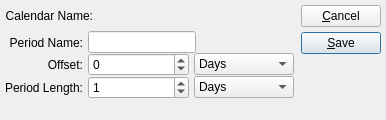
<?xml version="1.0" encoding="UTF-8"?>
<ui version="4.0">
 <comment>This file is part of the xTuple ERP: PostBooks Edition, a free and
open source Enterprise Resource Planning software suite,
Copyright (c) 1999-2019 by OpenMFG LLC, d/b/a xTuple.
It is licensed to you under the Common Public Attribution License
version 1.0, the full text of which (including xTuple-specific Exhibits)
is available at www.xtuple.com/CPAL.  By using this software, you agree
to be bound by its terms.</comment>
 <class>relativeCalendarItem</class>
 <widget class="QDialog" name="relativeCalendarItem">
  <property name="geometry">
   <rect>
    <x>0</x>
    <y>0</y>
    <width>386</width>
    <height>120</height>
   </rect>
  </property>
  <property name="windowTitle">
   <string>Relative Calendar Item</string>
  </property>
  <layout class="QHBoxLayout">
   <property name="spacing">
    <number>7</number>
   </property>
   <property name="margin">
    <number>5</number>
   </property>
   <item>
    <layout class="QVBoxLayout">
     <property name="spacing">
      <number>0</number>
     </property>
     <property name="margin">
      <number>0</number>
     </property>
     <item>
      <layout class="QVBoxLayout">
       <property name="spacing">
        <number>5</number>
       </property>
       <property name="margin">
        <number>0</number>
       </property>
       <item>
        <layout class="QHBoxLayout">
         <property name="spacing">
          <number>5</number>
         </property>
         <property name="margin">
          <number>0</number>
         </property>
         <item>
          <widget class="QLabel" name="_calendarNameLit">
           <property name="text">
            <string>Calendar Name:</string>
           </property>
           <property name="alignment">
            <set>Qt::AlignRight|Qt::AlignTrailing|Qt::AlignVCenter</set>
           </property>
          </widget>
         </item>
         <item>
          <widget class="QLabel" name="_calendarName">
           <property name="sizePolicy">
            <sizepolicy hsizetype="Expanding" vsizetype="Preferred">
             <horstretch>0</horstretch>
             <verstretch>0</verstretch>
            </sizepolicy>
           </property>
           <property name="text">
            <string/>
           </property>
           <property name="alignment">
            <set>Qt::AlignLeading|Qt::AlignLeft|Qt::AlignVCenter</set>
           </property>
          </widget>
         </item>
        </layout>
       </item>
       <item>
        <layout class="QHBoxLayout">
         <property name="spacing">
          <number>5</number>
         </property>
         <property name="margin">
          <number>0</number>
         </property>
         <item>
          <layout class="QVBoxLayout">
           <property name="spacing">
            <number>0</number>
           </property>
           <property name="margin">
            <number>0</number>
           </property>
           <item>
            <widget class="QLabel" name="_periodNameLit">
             <property name="text">
              <string>Period Name:</string>
             </property>
             <property name="alignment">
              <set>Qt::AlignRight|Qt::AlignTrailing|Qt::AlignVCenter</set>
             </property>
            </widget>
           </item>
           <item>
            <widget class="QLabel" name="_offsetLit">
             <property name="text">
              <string>Offset:</string>
             </property>
             <property name="alignment">
              <set>Qt::AlignRight|Qt::AlignTrailing|Qt::AlignVCenter</set>
             </property>
            </widget>
           </item>
           <item>
            <widget class="QLabel" name="_periodLengthLit">
             <property name="text">
              <string>Period Length:</string>
             </property>
             <property name="alignment">
              <set>Qt::AlignRight|Qt::AlignTrailing|Qt::AlignVCenter</set>
             </property>
            </widget>
           </item>
          </layout>
         </item>
         <item>
          <layout class="QVBoxLayout">
           <property name="spacing">
            <number>0</number>
           </property>
           <property name="margin">
            <number>0</number>
           </property>
           <item>
            <layout class="QHBoxLayout">
             <property name="spacing">
              <number>0</number>
             </property>
             <property name="margin">
              <number>0</number>
             </property>
             <item>
              <widget class="XLineEdit" name="_name"/>
             </item>
             <item>
              <spacer>
               <property name="orientation">
                <enum>Qt::Horizontal</enum>
               </property>
               <property name="sizeType">
                <enum>QSizePolicy::Expanding</enum>
               </property>
               <property name="sizeHint" stdset="0">
                <size>
                 <width>20</width>
                 <height>20</height>
                </size>
               </property>
              </spacer>
             </item>
            </layout>
           </item>
           <item>
            <layout class="QHBoxLayout">
             <property name="spacing">
              <number>5</number>
             </property>
             <property name="margin">
              <number>0</number>
             </property>
             <item>
              <widget class="QSpinBox" name="_offsetCount">
               <property name="minimum">
                <number>-999</number>
               </property>
               <property name="maximum">
                <number>999</number>
               </property>
              </widget>
             </item>
             <item>
              <widget class="QComboBox" name="_offsetType">
               <property name="sizePolicy">
                <sizepolicy hsizetype="Minimum" vsizetype="Fixed">
                 <horstretch>0</horstretch>
                 <verstretch>0</verstretch>
                </sizepolicy>
               </property>
               <item>
                <property name="text">
                 <string>Days</string>
                </property>
               </item>
               <item>
                <property name="text">
                 <string>Weeks</string>
                </property>
               </item>
               <item>
                <property name="text">
                 <string>Months</string>
                </property>
               </item>
               <item>
                <property name="text">
                 <string>Years</string>
                </property>
               </item>
              </widget>
             </item>
            </layout>
           </item>
           <item>
            <layout class="QHBoxLayout">
             <property name="spacing">
              <number>5</number>
             </property>
             <property name="margin">
              <number>0</number>
             </property>
             <item>
              <widget class="QSpinBox" name="_periodCount">
               <property name="minimum">
                <number>0</number>
               </property>
               <property name="maximum">
                <number>999</number>
               </property>
               <property name="value">
                <number>1</number>
               </property>
              </widget>
             </item>
             <item>
              <widget class="QComboBox" name="_periodType">
               <property name="sizePolicy">
                <sizepolicy hsizetype="Minimum" vsizetype="Fixed">
                 <horstretch>0</horstretch>
                 <verstretch>0</verstretch>
                </sizepolicy>
               </property>
               <item>
                <property name="text">
                 <string>Days</string>
                </property>
               </item>
               <item>
                <property name="text">
                 <string>Weeks</string>
                </property>
               </item>
               <item>
                <property name="text">
                 <string>Months</string>
                </property>
               </item>
               <item>
                <property name="text">
                 <string>Years</string>
                </property>
               </item>
              </widget>
             </item>
            </layout>
           </item>
          </layout>
         </item>
        </layout>
       </item>
      </layout>
     </item>
     <item>
      <spacer>
       <property name="orientation">
        <enum>Qt::Vertical</enum>
       </property>
       <property name="sizeType">
        <enum>QSizePolicy::Preferred</enum>
       </property>
       <property name="sizeHint" stdset="0">
        <size>
         <width>20</width>
         <height>16</height>
        </size>
       </property>
      </spacer>
     </item>
    </layout>
   </item>
   <item>
    <layout class="QVBoxLayout">
     <property name="spacing">
      <number>0</number>
     </property>
     <property name="margin">
      <number>0</number>
     </property>
     <item>
      <layout class="QVBoxLayout">
       <property name="spacing">
        <number>5</number>
       </property>
       <property name="margin">
        <number>0</number>
       </property>
       <item>
        <widget class="QPushButton" name="_close">
         <property name="text">
          <string>&amp;Cancel</string>
         </property>
        </widget>
       </item>
       <item>
        <widget class="QPushButton" name="_save">
         <property name="text">
          <string>&amp;Save</string>
         </property>
         <property name="autoDefault">
          <bool>true</bool>
         </property>
         <property name="default">
          <bool>true</bool>
         </property>
        </widget>
       </item>
      </layout>
     </item>
     <item>
      <spacer>
       <property name="orientation">
        <enum>Qt::Vertical</enum>
       </property>
       <property name="sizeType">
        <enum>QSizePolicy::Expanding</enum>
       </property>
       <property name="sizeHint" stdset="0">
        <size>
         <width>20</width>
         <height>20</height>
        </size>
       </property>
      </spacer>
     </item>
    </layout>
   </item>
  </layout>
 </widget>
 <layoutdefault spacing="6" margin="11"/>
 <customwidgets>
  <customwidget>
   <class>XLineEdit</class>
   <extends>QLineEdit</extends>
   <header>xlineedit.h</header>
   <container>1</container>
  </customwidget>
 </customwidgets>
 <tabstops>
  <tabstop>_name</tabstop>
  <tabstop>_offsetCount</tabstop>
  <tabstop>_offsetType</tabstop>
  <tabstop>_periodCount</tabstop>
  <tabstop>_periodType</tabstop>
  <tabstop>_save</tabstop>
  <tabstop>_close</tabstop>
 </tabstops>
 <resources/>
 <connections>
  <connection>
   <sender>_close</sender>
   <signal>clicked()</signal>
   <receiver>relativeCalendarItem</receiver>
   <slot>reject()</slot>
   <hints>
    <hint type="sourcelabel">
     <x>20</x>
     <y>20</y>
    </hint>
    <hint type="destinationlabel">
     <x>20</x>
     <y>20</y>
    </hint>
   </hints>
  </connection>
 </connections>
</ui>
